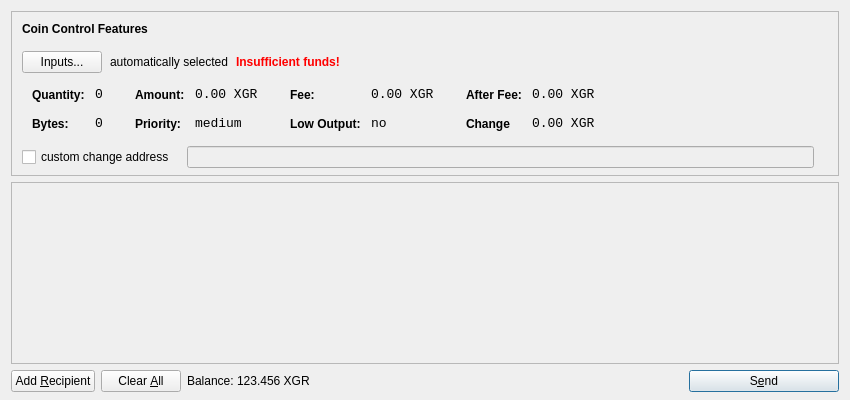
<?xml version="1.0" encoding="UTF-8"?>
<ui version="4.0">
 <class>SendCoinsDialog</class>
 <widget class="QDialog" name="SendCoinsDialog">
  <property name="geometry">
   <rect>
    <x>0</x>
    <y>0</y>
    <width>850</width>
    <height>400</height>
   </rect>
  </property>
  <property name="windowTitle">
   <string>Send Coins</string>
  </property>
  <layout class="QVBoxLayout" name="verticalLayout" stretch="0,1,0">
   <property name="bottomMargin">
    <number>8</number>
   </property>
   <item>
    <widget class="QFrame" name="frameCoinControl">
     <property name="sizePolicy">
      <sizepolicy hsizetype="Expanding" vsizetype="Expanding">
       <horstretch>0</horstretch>
       <verstretch>0</verstretch>
      </sizepolicy>
     </property>
     <property name="maximumSize">
      <size>
       <width>16777215</width>
       <height>16777215</height>
      </size>
     </property>
     <property name="frameShape">
      <enum>QFrame::StyledPanel</enum>
     </property>
     <property name="frameShadow">
      <enum>QFrame::Sunken</enum>
     </property>
     <layout class="QVBoxLayout" name="verticalLayoutCoinControl2">
      <property name="spacing">
       <number>-1</number>
      </property>
      <property name="leftMargin">
       <number>0</number>
      </property>
      <property name="topMargin">
       <number>0</number>
      </property>
      <property name="rightMargin">
       <number>0</number>
      </property>
      <property name="bottomMargin">
       <number>6</number>
      </property>
      <item>
       <layout class="QVBoxLayout" name="verticalLayoutCoinControl" stretch="0,0,0,0,1">
        <property name="spacing">
         <number>0</number>
        </property>
        <property name="leftMargin">
         <number>10</number>
        </property>
        <property name="topMargin">
         <number>10</number>
        </property>
        <item>
         <layout class="QHBoxLayout" name="horizontalLayoutCoinControl1">
          <property name="bottomMargin">
           <number>15</number>
          </property>
          <item>
           <widget class="QLabel" name="labelCoinControlFeatures">
            <property name="sizePolicy">
             <sizepolicy hsizetype="Preferred" vsizetype="Maximum">
              <horstretch>0</horstretch>
              <verstretch>0</verstretch>
             </sizepolicy>
            </property>
            <property name="font">
             <font>
              <weight>75</weight>
              <bold>true</bold>
             </font>
            </property>
            <property name="styleSheet">
             <string notr="true">font-weight:bold;</string>
            </property>
            <property name="text">
             <string>Coin Control Features</string>
            </property>
           </widget>
          </item>
         </layout>
        </item>
        <item>
         <layout class="QHBoxLayout" name="horizontalLayoutCoinControl2" stretch="0,0,0,0">
          <property name="spacing">
           <number>8</number>
          </property>
          <property name="bottomMargin">
           <number>10</number>
          </property>
          <item>
           <widget class="QPushButton" name="pushButtonCoinControl">
            <property name="styleSheet">
             <string notr="true"/>
            </property>
            <property name="text">
             <string>Inputs...</string>
            </property>
           </widget>
          </item>
          <item>
           <widget class="QLabel" name="labelCoinControlAutomaticallySelected">
            <property name="text">
             <string>automatically selected</string>
            </property>
            <property name="margin">
             <number>5</number>
            </property>
           </widget>
          </item>
          <item>
           <widget class="QLabel" name="labelCoinControlInsuffFunds">
            <property name="font">
             <font>
              <weight>75</weight>
              <bold>true</bold>
             </font>
            </property>
            <property name="styleSheet">
             <string notr="true">color:red;font-weight:bold;</string>
            </property>
            <property name="text">
             <string>Insufficient funds!</string>
            </property>
            <property name="margin">
             <number>5</number>
            </property>
           </widget>
          </item>
          <item>
           <spacer name="horizontalSpacerCoinControl">
            <property name="orientation">
             <enum>Qt::Horizontal</enum>
            </property>
            <property name="sizeHint" stdset="0">
             <size>
              <width>40</width>
              <height>1</height>
             </size>
            </property>
           </spacer>
          </item>
         </layout>
        </item>
        <item>
         <widget class="QWidget" name="widgetCoinControl" native="true">
          <property name="sizePolicy">
           <sizepolicy hsizetype="Preferred" vsizetype="Preferred">
            <horstretch>0</horstretch>
            <verstretch>0</verstretch>
           </sizepolicy>
          </property>
          <property name="minimumSize">
           <size>
            <width>0</width>
            <height>0</height>
           </size>
          </property>
          <property name="styleSheet">
           <string notr="true"/>
          </property>
          <layout class="QHBoxLayout" name="horizontalLayoutCoinControl5">
           <property name="margin">
            <number>0</number>
           </property>
           <item>
            <layout class="QHBoxLayout" name="horizontalLayoutCoinControl3" stretch="0,0,0,1">
             <property name="spacing">
              <number>20</number>
             </property>
             <property name="topMargin">
              <number>0</number>
             </property>
             <property name="bottomMargin">
              <number>10</number>
             </property>
             <item>
              <layout class="QFormLayout" name="formLayoutCoinControl1">
               <property name="horizontalSpacing">
                <number>10</number>
               </property>
               <property name="verticalSpacing">
                <number>14</number>
               </property>
               <property name="leftMargin">
                <number>10</number>
               </property>
               <property name="topMargin">
                <number>4</number>
               </property>
               <property name="rightMargin">
                <number>6</number>
               </property>
               <item row="0" column="0">
                <widget class="QLabel" name="labelCoinControlQuantityText">
                 <property name="styleSheet">
                  <string notr="true">font-weight:bold;</string>
                 </property>
                 <property name="text">
                  <string>Quantity:</string>
                 </property>
                 <property name="margin">
                  <number>0</number>
                 </property>
                </widget>
               </item>
               <item row="0" column="1">
                <widget class="QLabel" name="labelCoinControlQuantity">
                 <property name="font">
                  <font>
                   <family>Monospace</family>
                   <pointsize>10</pointsize>
                  </font>
                 </property>
                 <property name="cursor">
                  <cursorShape>IBeamCursor</cursorShape>
                 </property>
                 <property name="contextMenuPolicy">
                  <enum>Qt::ActionsContextMenu</enum>
                 </property>
                 <property name="text">
                  <string>0</string>
                 </property>
                 <property name="margin">
                  <number>0</number>
                 </property>
                 <property name="textInteractionFlags">
                  <set>Qt::LinksAccessibleByMouse|Qt::TextSelectableByKeyboard|Qt::TextSelectableByMouse</set>
                 </property>
                </widget>
               </item>
               <item row="1" column="0">
                <widget class="QLabel" name="labelCoinControlBytesText">
                 <property name="styleSheet">
                  <string notr="true">font-weight:bold;</string>
                 </property>
                 <property name="text">
                  <string>Bytes:</string>
                 </property>
                </widget>
               </item>
               <item row="1" column="1">
                <widget class="QLabel" name="labelCoinControlBytes">
                 <property name="font">
                  <font>
                   <family>Monospace</family>
                   <pointsize>10</pointsize>
                  </font>
                 </property>
                 <property name="cursor">
                  <cursorShape>IBeamCursor</cursorShape>
                 </property>
                 <property name="contextMenuPolicy">
                  <enum>Qt::ActionsContextMenu</enum>
                 </property>
                 <property name="text">
                  <string>0</string>
                 </property>
                 <property name="textInteractionFlags">
                  <set>Qt::LinksAccessibleByMouse|Qt::TextSelectableByKeyboard|Qt::TextSelectableByMouse</set>
                 </property>
                </widget>
               </item>
              </layout>
             </item>
             <item>
              <layout class="QFormLayout" name="formLayoutCoinControl2">
               <property name="horizontalSpacing">
                <number>10</number>
               </property>
               <property name="verticalSpacing">
                <number>14</number>
               </property>
               <property name="leftMargin">
                <number>6</number>
               </property>
               <property name="topMargin">
                <number>4</number>
               </property>
               <property name="rightMargin">
                <number>6</number>
               </property>
               <item row="0" column="0">
                <widget class="QLabel" name="labelCoinControlAmountText">
                 <property name="styleSheet">
                  <string notr="true">font-weight:bold;</string>
                 </property>
                 <property name="text">
                  <string>Amount:</string>
                 </property>
                 <property name="margin">
                  <number>0</number>
                 </property>
                </widget>
               </item>
               <item row="0" column="1">
                <widget class="QLabel" name="labelCoinControlAmount">
                 <property name="font">
                  <font>
                   <family>Monospace</family>
                   <pointsize>10</pointsize>
                  </font>
                 </property>
                 <property name="cursor">
                  <cursorShape>IBeamCursor</cursorShape>
                 </property>
                 <property name="contextMenuPolicy">
                  <enum>Qt::ActionsContextMenu</enum>
                 </property>
                 <property name="text">
                  <string>0.00 XGR</string>
                 </property>
                 <property name="textInteractionFlags">
                  <set>Qt::LinksAccessibleByMouse|Qt::TextSelectableByKeyboard|Qt::TextSelectableByMouse</set>
                 </property>
                </widget>
               </item>
               <item row="1" column="0">
                <widget class="QLabel" name="labelCoinControlPriorityText">
                 <property name="styleSheet">
                  <string notr="true">font-weight:bold;</string>
                 </property>
                 <property name="text">
                  <string>Priority:</string>
                 </property>
                </widget>
               </item>
               <item row="1" column="1">
                <widget class="QLabel" name="labelCoinControlPriority">
                 <property name="font">
                  <font>
                   <family>Monospace</family>
                   <pointsize>10</pointsize>
                  </font>
                 </property>
                 <property name="cursor">
                  <cursorShape>IBeamCursor</cursorShape>
                 </property>
                 <property name="contextMenuPolicy">
                  <enum>Qt::ActionsContextMenu</enum>
                 </property>
                 <property name="text">
                  <string>medium</string>
                 </property>
                 <property name="textInteractionFlags">
                  <set>Qt::LinksAccessibleByMouse|Qt::TextSelectableByKeyboard|Qt::TextSelectableByMouse</set>
                 </property>
                </widget>
               </item>
              </layout>
             </item>
             <item>
              <layout class="QFormLayout" name="formLayoutCoinControl3">
               <property name="horizontalSpacing">
                <number>10</number>
               </property>
               <property name="verticalSpacing">
                <number>14</number>
               </property>
               <property name="leftMargin">
                <number>6</number>
               </property>
               <property name="topMargin">
                <number>4</number>
               </property>
               <property name="rightMargin">
                <number>6</number>
               </property>
               <item row="0" column="0">
                <widget class="QLabel" name="labelCoinControlFeeText">
                 <property name="styleSheet">
                  <string notr="true">font-weight:bold;</string>
                 </property>
                 <property name="text">
                  <string>Fee:</string>
                 </property>
                 <property name="margin">
                  <number>0</number>
                 </property>
                </widget>
               </item>
               <item row="0" column="1">
                <widget class="QLabel" name="labelCoinControlFee">
                 <property name="font">
                  <font>
                   <family>Monospace</family>
                   <pointsize>10</pointsize>
                  </font>
                 </property>
                 <property name="cursor">
                  <cursorShape>IBeamCursor</cursorShape>
                 </property>
                 <property name="contextMenuPolicy">
                  <enum>Qt::ActionsContextMenu</enum>
                 </property>
                 <property name="text">
                  <string>0.00 XGR</string>
                 </property>
                 <property name="textInteractionFlags">
                  <set>Qt::LinksAccessibleByMouse|Qt::TextSelectableByKeyboard|Qt::TextSelectableByMouse</set>
                 </property>
                </widget>
               </item>
               <item row="1" column="0">
                <widget class="QLabel" name="labelCoinControlLowOutputText">
                 <property name="styleSheet">
                  <string notr="true">font-weight:bold;</string>
                 </property>
                 <property name="text">
                  <string>Low Output:</string>
                 </property>
                </widget>
               </item>
               <item row="1" column="1">
                <widget class="QLabel" name="labelCoinControlLowOutput">
                 <property name="font">
                  <font>
                   <family>Monospace</family>
                   <pointsize>10</pointsize>
                  </font>
                 </property>
                 <property name="cursor">
                  <cursorShape>IBeamCursor</cursorShape>
                 </property>
                 <property name="contextMenuPolicy">
                  <enum>Qt::ActionsContextMenu</enum>
                 </property>
                 <property name="text">
                  <string>no</string>
                 </property>
                 <property name="textInteractionFlags">
                  <set>Qt::LinksAccessibleByMouse|Qt::TextSelectableByKeyboard|Qt::TextSelectableByMouse</set>
                 </property>
                </widget>
               </item>
              </layout>
             </item>
             <item>
              <layout class="QFormLayout" name="formLayoutCoinControl4">
               <property name="horizontalSpacing">
                <number>10</number>
               </property>
               <property name="verticalSpacing">
                <number>14</number>
               </property>
               <property name="leftMargin">
                <number>6</number>
               </property>
               <property name="topMargin">
                <number>4</number>
               </property>
               <property name="rightMargin">
                <number>6</number>
               </property>
               <item row="0" column="0">
                <widget class="QLabel" name="labelCoinControlAfterFeeText">
                 <property name="styleSheet">
                  <string notr="true">font-weight:bold;</string>
                 </property>
                 <property name="text">
                  <string>After Fee:</string>
                 </property>
                 <property name="margin">
                  <number>0</number>
                 </property>
                </widget>
               </item>
               <item row="0" column="1">
                <widget class="QLabel" name="labelCoinControlAfterFee">
                 <property name="font">
                  <font>
                   <family>Monospace</family>
                   <pointsize>10</pointsize>
                  </font>
                 </property>
                 <property name="cursor">
                  <cursorShape>IBeamCursor</cursorShape>
                 </property>
                 <property name="contextMenuPolicy">
                  <enum>Qt::ActionsContextMenu</enum>
                 </property>
                 <property name="text">
                  <string>0.00 XGR</string>
                 </property>
                 <property name="textInteractionFlags">
                  <set>Qt::LinksAccessibleByMouse|Qt::TextSelectableByKeyboard|Qt::TextSelectableByMouse</set>
                 </property>
                </widget>
               </item>
               <item row="1" column="0">
                <widget class="QLabel" name="labelCoinControlChangeText">
                 <property name="styleSheet">
                  <string notr="true">font-weight:bold;</string>
                 </property>
                 <property name="text">
                  <string>Change</string>
                 </property>
                </widget>
               </item>
               <item row="1" column="1">
                <widget class="QLabel" name="labelCoinControlChange">
                 <property name="font">
                  <font>
                   <family>Monospace</family>
                   <pointsize>10</pointsize>
                  </font>
                 </property>
                 <property name="cursor">
                  <cursorShape>IBeamCursor</cursorShape>
                 </property>
                 <property name="contextMenuPolicy">
                  <enum>Qt::ActionsContextMenu</enum>
                 </property>
                 <property name="text">
                  <string>0.00 XGR</string>
                 </property>
                 <property name="textInteractionFlags">
                  <set>Qt::LinksAccessibleByMouse|Qt::TextSelectableByKeyboard|Qt::TextSelectableByMouse</set>
                 </property>
                </widget>
               </item>
              </layout>
             </item>
            </layout>
           </item>
          </layout>
         </widget>
        </item>
        <item>
         <layout class="QHBoxLayout" name="horizontalLayoutCoinControl4" stretch="0,0,0">
          <property name="spacing">
           <number>12</number>
          </property>
          <property name="sizeConstraint">
           <enum>QLayout::SetDefaultConstraint</enum>
          </property>
          <property name="topMargin">
           <number>5</number>
          </property>
          <property name="rightMargin">
           <number>5</number>
          </property>
          <item>
           <widget class="QCheckBox" name="checkBoxCoinControlChange">
            <property name="text">
             <string>custom change address</string>
            </property>
           </widget>
          </item>
          <item>
           <widget class="QLineEdit" name="lineEditCoinControlChange">
            <property name="enabled">
             <bool>false</bool>
            </property>
            <property name="sizePolicy">
             <sizepolicy hsizetype="Expanding" vsizetype="Fixed">
              <horstretch>0</horstretch>
              <verstretch>0</verstretch>
             </sizepolicy>
            </property>
           </widget>
          </item>
          <item>
           <widget class="QLabel" name="labelCoinControlChangeLabel">
            <property name="sizePolicy">
             <sizepolicy hsizetype="Preferred" vsizetype="Expanding">
              <horstretch>0</horstretch>
              <verstretch>0</verstretch>
             </sizepolicy>
            </property>
            <property name="minimumSize">
             <size>
              <width>0</width>
              <height>0</height>
             </size>
            </property>
            <property name="text">
             <string/>
            </property>
            <property name="margin">
             <number>3</number>
            </property>
           </widget>
          </item>
         </layout>
        </item>
        <item>
         <spacer name="verticalSpacerCoinControl">
          <property name="orientation">
           <enum>Qt::Vertical</enum>
          </property>
          <property name="sizeHint" stdset="0">
           <size>
            <width>800</width>
            <height>1</height>
           </size>
          </property>
         </spacer>
        </item>
       </layout>
      </item>
     </layout>
    </widget>
   </item>
   <item>
    <widget class="QScrollArea" name="scrollArea">
     <property name="widgetResizable">
      <bool>true</bool>
     </property>
     <widget class="QWidget" name="scrollAreaWidgetContents">
      <property name="geometry">
       <rect>
        <x>0</x>
        <y>0</y>
        <width>830</width>
        <height>165</height>
       </rect>
      </property>
      <layout class="QVBoxLayout" name="verticalLayout_2">
       <property name="margin">
        <number>0</number>
       </property>
       <item>
        <layout class="QVBoxLayout" name="entries">
         <property name="spacing">
          <number>6</number>
         </property>
        </layout>
       </item>
       <item>
        <spacer name="verticalSpacer">
         <property name="orientation">
          <enum>Qt::Vertical</enum>
         </property>
         <property name="sizeHint" stdset="0">
          <size>
           <width>20</width>
           <height>40</height>
          </size>
         </property>
        </spacer>
       </item>
      </layout>
     </widget>
    </widget>
   </item>
   <item>
    <layout class="QHBoxLayout" name="horizontalLayout">
     <item>
      <widget class="QPushButton" name="addButton">
       <property name="toolTip">
        <string>Send to multiple recipients at once</string>
       </property>
       <property name="text">
        <string>Add &amp;Recipient</string>
       </property>
       <property name="icon">
        <iconset resource="../bitcoin.qrc">
         <normaloff>:/icons/add</normaloff>:/icons/add</iconset>
       </property>
       <property name="autoDefault">
        <bool>false</bool>
       </property>
      </widget>
     </item>
     <item>
      <widget class="QPushButton" name="clearButton">
       <property name="sizePolicy">
        <sizepolicy hsizetype="Minimum" vsizetype="Fixed">
         <horstretch>0</horstretch>
         <verstretch>0</verstretch>
        </sizepolicy>
       </property>
       <property name="toolTip">
        <string>Remove all transaction fields</string>
       </property>
       <property name="text">
        <string>Clear &amp;All</string>
       </property>
       <property name="icon">
        <iconset resource="../bitcoin.qrc">
         <normaloff>:/icons/remove</normaloff>:/icons/remove</iconset>
       </property>
       <property name="autoRepeatDelay">
        <number>300</number>
       </property>
       <property name="autoDefault">
        <bool>false</bool>
       </property>
      </widget>
     </item>
     <item>
      <layout class="QHBoxLayout" name="horizontalLayout_2">
       <property name="spacing">
        <number>3</number>
       </property>
       <item>
        <widget class="QLabel" name="label">
         <property name="sizePolicy">
          <sizepolicy hsizetype="Preferred" vsizetype="Fixed">
           <horstretch>0</horstretch>
           <verstretch>0</verstretch>
          </sizepolicy>
         </property>
         <property name="text">
          <string>Balance:</string>
         </property>
        </widget>
       </item>
       <item>
        <widget class="QLabel" name="labelBalance">
         <property name="sizePolicy">
          <sizepolicy hsizetype="Preferred" vsizetype="Fixed">
           <horstretch>0</horstretch>
           <verstretch>0</verstretch>
          </sizepolicy>
         </property>
         <property name="cursor">
          <cursorShape>IBeamCursor</cursorShape>
         </property>
         <property name="text">
          <string>123.456 XGR</string>
         </property>
         <property name="textInteractionFlags">
          <set>Qt::LinksAccessibleByMouse|Qt::TextSelectableByKeyboard|Qt::TextSelectableByMouse</set>
         </property>
        </widget>
       </item>
      </layout>
     </item>
     <item>
      <spacer name="horizontalSpacer">
       <property name="orientation">
        <enum>Qt::Horizontal</enum>
       </property>
       <property name="sizeHint" stdset="0">
        <size>
         <width>40</width>
         <height>20</height>
        </size>
       </property>
      </spacer>
     </item>
     <item>
      <widget class="QPushButton" name="sendButton">
       <property name="minimumSize">
        <size>
         <width>150</width>
         <height>0</height>
        </size>
       </property>
       <property name="toolTip">
        <string>Confirm the send action</string>
       </property>
       <property name="text">
        <string>S&amp;end</string>
       </property>
       <property name="icon">
        <iconset resource="../bitcoin.qrc">
         <normaloff>:/icons/send</normaloff>:/icons/send</iconset>
       </property>
       <property name="default">
        <bool>true</bool>
       </property>
      </widget>
     </item>
    </layout>
   </item>
  </layout>
 </widget>
 <resources>
  <include location="../bitcoin.qrc"/>
 </resources>
 <connections/>
</ui>
